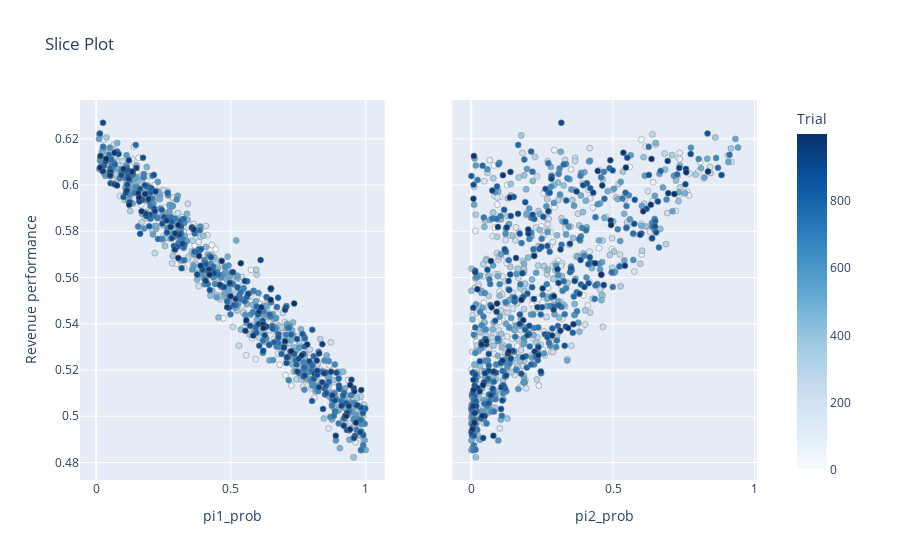

Notebook source saved alongside this figure:
### Code cell
optuna.visualization.plot_slice(
    study,
    target=lambda t: t.values[0],
    target_name="Revenue performance",
).show()

### Figure 1 — Plotly figure (JSON) as saved in the notebook; plotly's stock layout.template omitted (floating-point values rounded to 4 significant figures; data arrays with more than 128 entries replaced by an {"elided": "..."} marker saying what was removed)
{"data": [{"marker": {"color": {"elided": "1000 int values"}, "colorbar": {"title": {"text": "Trial"}, "x": 1, "xpad": 40}, "colorscale": [[0, "rgb(247,251,255)"], [0.125, "rgb(222,235,247)"], [0.25, "rgb(198,219,239)"], [0.375, "rgb(158,202,225)"], [0.5, "rgb(107,174,214)"], [0.625, "rgb(66,146,198)"], [0.75, "rgb(33,113,181)"], [0.875, "rgb(8,81,156)"], [1, "rgb(8,48,107)"]], "line": {"color": "Grey", "width": 0.5}, "showscale": true}, "mode": "markers", "name": "Feasible Trial", "showlegend": false, "type": "scatter", "x": {"elided": "1000 float values"}, "xaxis": "x", "y": {"elided": "1000 float values"}, "yaxis": "y"}, {"marker": {"color": {"elided": "1000 int values"}, "colorbar": {"title": {"text": "Trial"}, "x": 1, "xpad": 40}, "colorscale": [[0, "rgb(247,251,255)"], [0.125, "rgb(222,235,247)"], [0.25, "rgb(198,219,239)"], [0.375, "rgb(158,202,225)"], [0.5, "rgb(107,174,214)"], [0.625, "rgb(66,146,198)"], [0.75, "rgb(33,113,181)"], [0.875, "rgb(8,81,156)"], [1, "rgb(8,48,107)"]], "line": {"color": "Grey", "width": 0.5}, "showscale": false}, "mode": "markers", "name": "Feasible Trial", "showlegend": false, "type": "scatter", "x": {"elided": "1000 float values"}, "xaxis": "x2", "y": {"elided": "1000 float values"}, "yaxis": "y2"}], "layout": {"title": {"text": "Slice Plot"}, "xaxis": {"anchor": "y", "domain": [0, 0.45], "title": {"text": "pi1_prob"}}, "xaxis2": {"anchor": "y2", "domain": [0.55, 1], "title": {"text": "pi2_prob"}}, "yaxis": {"anchor": "x", "domain": [0, 1], "title": {"text": "Revenue performance"}}, "yaxis2": {"anchor": "x2", "domain": [0, 1], "matches": "y", "showticklabels": false}}}
